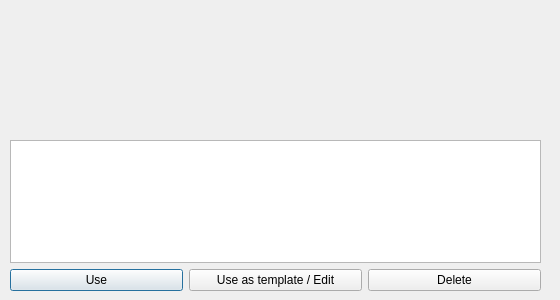
<?xml version="1.0" encoding="UTF-8"?>
<ui version="4.0">
 <class>ChooseTimerSequenceDialog</class>
 <widget class="QDialog" name="ChooseTimerSequenceDialog">
  <property name="geometry">
   <rect>
    <x>0</x>
    <y>0</y>
    <width>560</width>
    <height>300</height>
   </rect>
  </property>
  <property name="windowTitle">
   <string>Choose a saved dialog</string>
  </property>
  <widget class="QWidget" name="verticalLayoutWidget">
   <property name="geometry">
    <rect>
     <x>10</x>
     <y>140</y>
     <width>531</width>
     <height>151</height>
    </rect>
   </property>
   <layout class="QVBoxLayout" name="verticalLayout">
    <item>
     <widget class="QListView" name="listView">
      <property name="locale">
       <locale language="Finnish" country="Finland"/>
      </property>
      <property name="showDropIndicator" stdset="0">
       <bool>false</bool>
      </property>
     </widget>
    </item>
    <item>
     <layout class="QHBoxLayout" name="horizontalLayout">
      <item>
       <widget class="QPushButton" name="UseButton">
        <property name="text">
         <string>Use</string>
        </property>
       </widget>
      </item>
      <item>
       <widget class="QPushButton" name="EditButton">
        <property name="text">
         <string>Use as template / Edit</string>
        </property>
       </widget>
      </item>
      <item>
       <widget class="QPushButton" name="RemoveButton">
        <property name="text">
         <string>Delete</string>
        </property>
       </widget>
      </item>
     </layout>
    </item>
   </layout>
  </widget>
 </widget>
 <resources/>
 <connections>
  <connection>
   <sender>UseButton</sender>
   <signal>pressed()</signal>
   <receiver>ChooseTimerSequenceDialog</receiver>
   <slot>accept()</slot>
   <hints>
    <hint type="sourcelabel">
     <x>101</x>
     <y>274</y>
    </hint>
    <hint type="destinationlabel">
     <x>137</x>
     <y>71</y>
    </hint>
   </hints>
  </connection>
  <connection>
   <sender>EditButton</sender>
   <signal>pressed()</signal>
   <receiver>ChooseTimerSequenceDialog</receiver>
   <slot>accept()</slot>
   <hints>
    <hint type="sourcelabel">
     <x>305</x>
     <y>277</y>
    </hint>
    <hint type="destinationlabel">
     <x>304</x>
     <y>77</y>
    </hint>
   </hints>
  </connection>
 </connections>
</ui>
